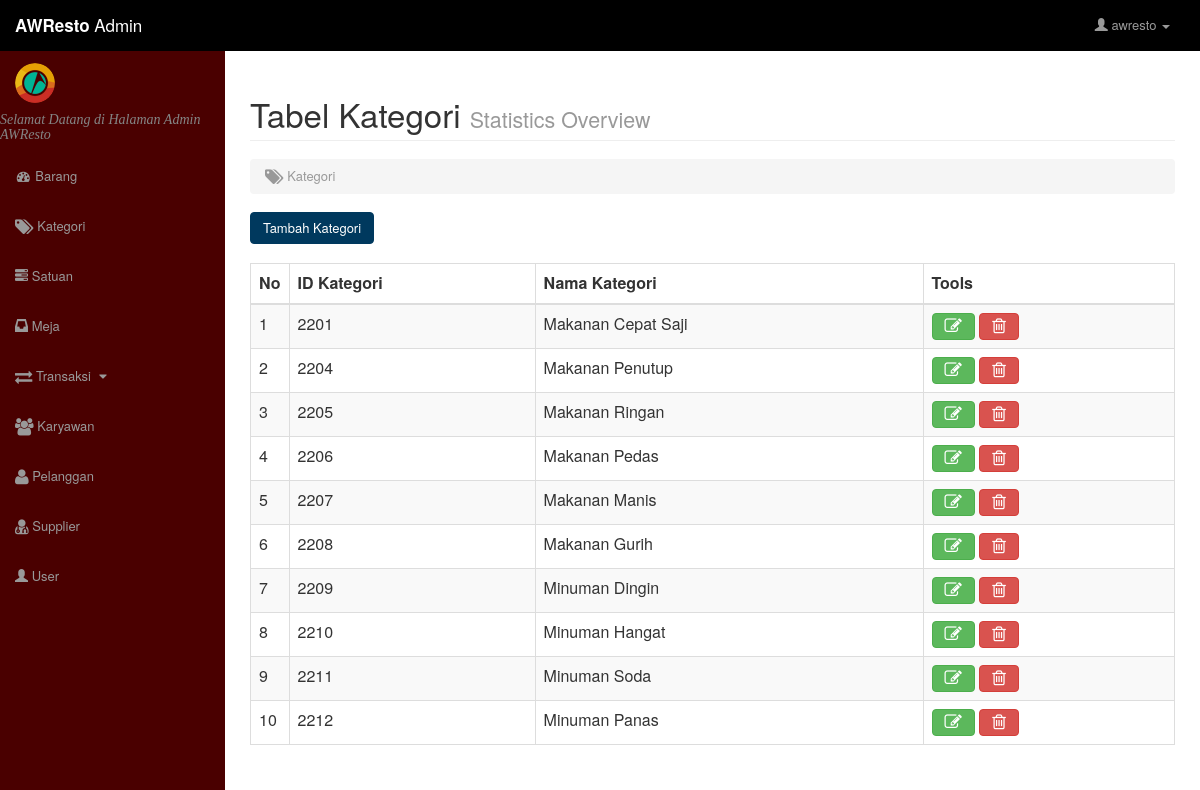
Screenshot of /admin/kategori/index.php (signed in) with the database file from the repository.
### tables this page shows
CREATE TABLE IF NOT EXISTS `kategori` (
  `id_kategori` int(100) NOT NULL AUTO_INCREMENT,
  `nama_kategori` varchar(100) NOT NULL,
  PRIMARY KEY (`id_kategori`)
);

### admin/kategori/index.php (the view, shortened to what this page needs)
<?php
    if(isset($_SESSION['user']) == 0){
?>
<script>alert('Silahkan Melakukan Login dahulu !!');document.location.href="../index.php"</script>
<?php } else { ?>
<html>
    <head>
        <link href="../../assets/dist/css/bootstrap.min.css" rel="stylesheet">
        <?php include "../include/style.php" ?>
    </head>
    <body>
        <div id="wrapper">
            <?php include "../include/navbar.php" ?>
            <div id="page-wrapper">
                <div class="container-fluid">
                    <div class="row">
                        <div class="col-lg-12">
                            <h1 class="page-header">
                                Tabel Kategori
                                <small>Statistics Overview</small>
                            </h1>
                            <ol class="breadcrumb">
                                <li class="active">
                                    <i class="fa fa-tags fa-lg"></i>
                                    Kategori
                                </li>
                            </ol>
                        </div>
                    </div>
                    <a href="kategori_form.php">
                        <button class="btn btn-primary" role="button" style="background-color:#00395E;border-color:#00395E;">Tambah Kategori</button>
                    </a>
                    <br><br>
                    <div class="row">
                        <div class="col-lg-12">
                            <div class="table-responsive">
                                <table class="table table-bordered table-hover table-striped">
                                    <thead>
                                        <tr>
                                            <th style="width:20px">No</th>
                                            <th>ID Kategori</th>
                                            <th>Nama Kategori</th>
                                            <th>Tools</th>
                                        </tr>
                                    </thead>
                                    <tbody>
                                        <?php
                                            $sql = mysql_query("SELECT * FROM kategori ORDER BY id_kategori ASC");
                                            $no=1;
                                            while($dt = mysql_fetch_array($sql))
                                            {
                                                echo "
                                                <tr>
                                                    <td>$no</td>
                                                    <td>$dt[id_kategori]</td>
                                                    <td>$dt[nama_kategori]</td>
                                                    <td>
                                                        <a class='btn btn-success' href='kategori_edit.php?id=".$dt['id_kategori']."'>
                                                            <i class='fa fa-edit fa-lg'></i>
                                                        </a>
                                                        <a class='btn btn-danger' href='kategori_delete.php?id=".$dt['id_kategori']."'>
                                                            <i class='fa fa-trash-o fa-lg'></i>
                                                        </a>
                                                    </td>
                                                </tr>";
                                                $no++;
                                            }
                                        ?>
                                    </tbody>
                                </table>
                            </div>
                        </div>
                    </div>
                </div>
            </div>
        </div>
    </body>
</html>
<?php } ?>

### assets/css/admin/sb-admin.css (style rules this page uses)
body { margin-top: 88px; }
@media (min-width:768px) { body { margin-top: 50px; } }
#wrapper { padding-left: 0; }
#page-wrapper { width: 100%; padding: 0; background-color: #fff; }
@media (min-width:768px) { #wrapper { padding-left: 225px; } }
@media (min-width:768px) { #page-wrapper { padding: 10px; } }

### rows the page displays
kategori: id_kategori "2201", nama_kategori "Makanan Cepat Saji"
kategori: id_kategori "2204", nama_kategori "Makanan Penutup"
kategori: id_kategori "2205", nama_kategori "Makanan Ringan"
kategori: id_kategori "2206", nama_kategori "Makanan Pedas"
kategori: id_kategori "2207", nama_kategori "Makanan Manis"
kategori: id_kategori "2208", nama_kategori "Makanan Gurih"
kategori: id_kategori "2209", nama_kategori "Minuman Dingin"
kategori: id_kategori "2210", nama_kategori "Minuman Hangat"
kategori: id_kategori "2211", nama_kategori "Minuman Soda"
kategori: id_kategori "2212", nama_kategori "Minuman Panas"

### other values shown
$_SESSION['user'] "awresto"
